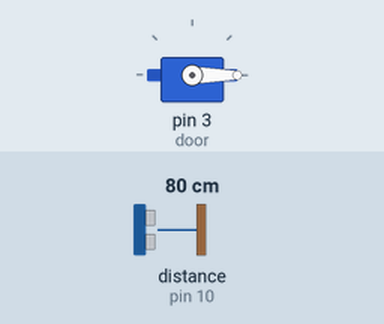
Simulated run of this sketch. Board: Arduino Uno, built with avr-gcc and run on an emulated ATmega328P. Shown: servo. Wiring (inferred from the names in the program): ultrasonic range finder: trigger pin 9; echo pin 10. The test bench sets the inputs (shaded band); at power-on: distance to the obstacle (sensor on pin 10) 80 cm. The echo pulse lasts 58.3 µs per cm.

Above: at 1.2 s.
1.3 s: distance to the obstacle (sensor on pin 10) set to 17 cm
2.8 s: distance to the obstacle (sensor on pin 10) set to 14 cm
At 3.2 s:
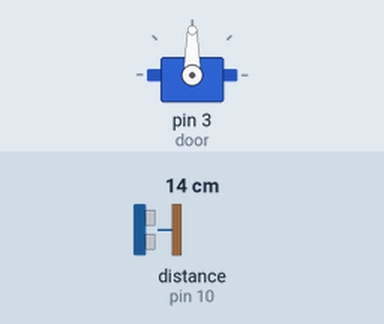
4.3 s: distance to the obstacle (sensor on pin 10) set to 18 cm
At 4.8 s:
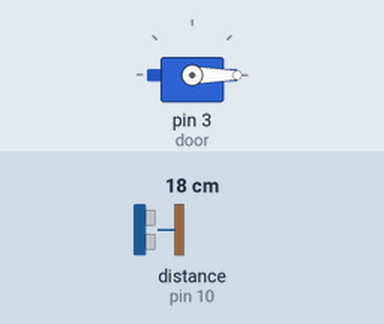
5.9 s: distance to the obstacle (sensor on pin 10) set to 2 cm
At 6.4 s:
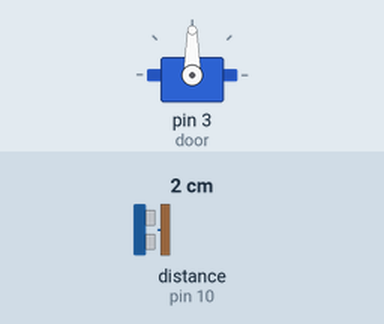
Timing chart, 0 to 8.5 s (numbered marks = the images above; inputs shaded):
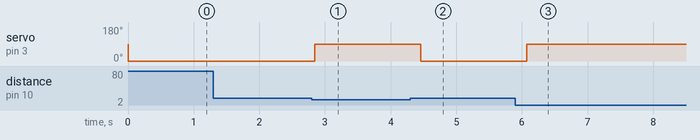

The sketch:

sketch.ino
```cpp
#include <Servo.h>

Servo door;

int trig = 9;
int echo = 10;

void setup() {
  door.attach(3);

  pinMode(trig, OUTPUT);
  pinMode(echo, INPUT);
}

void loop() {
  digitalWrite(trig, LOW);
  delayMicroseconds(2);

  digitalWrite(trig, HIGH);
  delayMicroseconds(10);

  digitalWrite(trig, LOW);

  long duration = pulseIn(echo, HIGH);
  int distance = duration * 0.034 / 2;

  if (distance < 15)
    door.write(90);
  else
    door.write(0);

  delay(200);
}
```

Measured:
- the behaviour switches between 16 and 15 cm on distance to the obstacle (sensor on pin 10) (found by bisection; images 0 and 1)
- after the input at 1.3 s, every drawn part: stays the same
- after the input at 2.8 s, servo on pin 3 (door): 0° → 90° after 0.05 s
- after the input at 4.3 s, servo on pin 3 (door): 90° → 0° after 0.16 s
- after the input at 5.9 s, servo on pin 3 (door): 0° → 90° after 0.17 s
